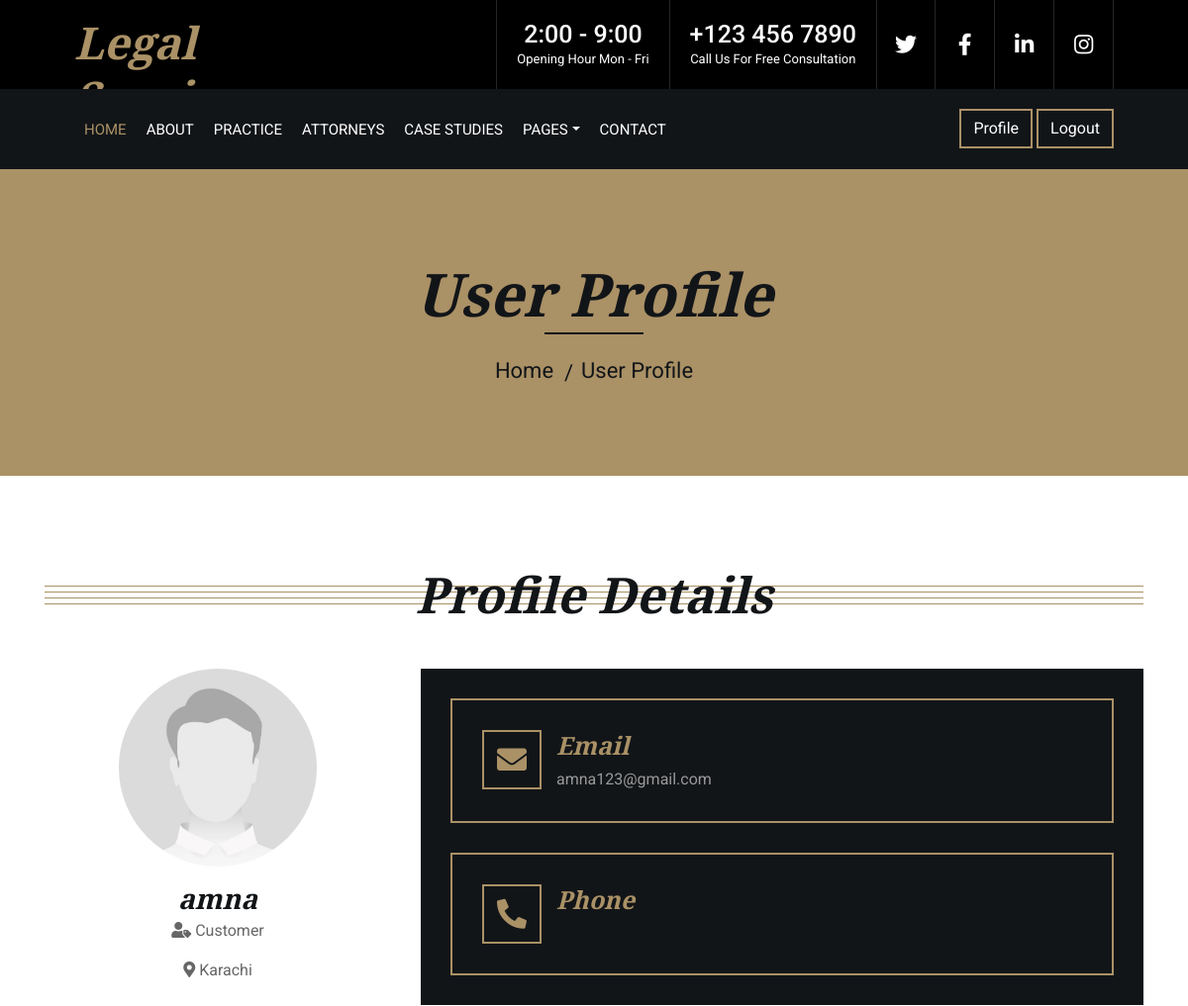
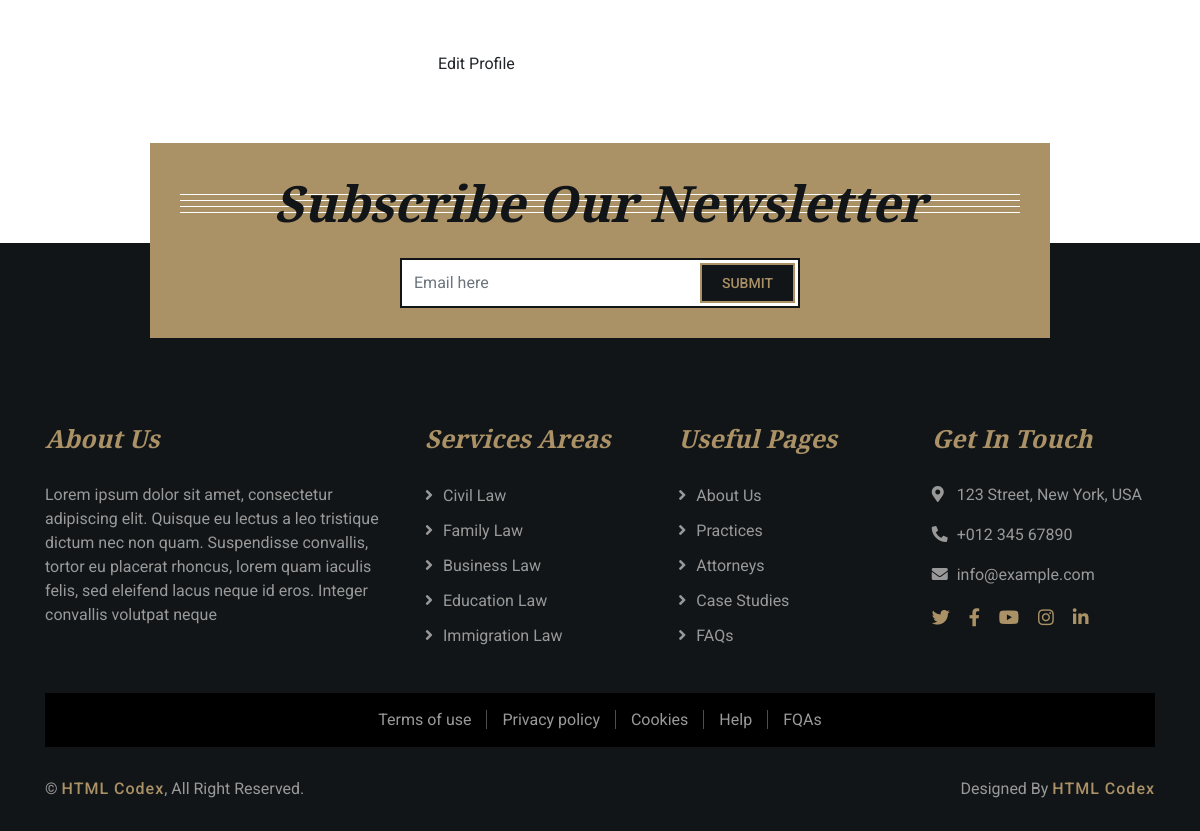
The page /userprofile.php (signed in) on the database its author committed (2 pictures, top to bottom).
### tables this page shows
CREATE TABLE `users` (
  `user_id` int(11) NOT NULL,
  `name` varchar(100) NOT NULL,
  `email` varchar(150) NOT NULL,
  `password` varchar(255) NOT NULL,
  `profile_photo` varchar(255) DEFAULT NULL,
  `user_type` enum('Customer','Lawyer','Admin') NOT NULL,
  `city_id` int(11) DEFAULT NULL,
  `created_at` timestamp NOT NULL DEFAULT current_timestamp(),
  `contact_info` varchar(255) DEFAULT NULL
);

CREATE TABLE `cities` (
  `city_id` int(11) NOT NULL,
  `city_name` varchar(100) NOT NULL
);

### userprofile.php (the view, shortened to what this page needs)
<?php
include('inc.header.php');
$user_id = $_SESSION['CustomerID'];
$stmt = $conn->prepare("
    SELECT u.name, u.email, u.profile_photo, u.user_type, c.city_name
    FROM users u
    LEFT JOIN cities c ON u.city_id = c.city_id
    WHERE u.user_id = ?
");
$stmt->bind_param('i', $user_id);
$stmt->execute();
$result = $stmt->get_result();
$user = $result->fetch_assoc();
$profile_photo = !empty($user['profile_photo']) ? 'uploads/'.$user['profile_photo'] : 'img/userprofile.jpg';
$user_name = htmlspecialchars($user['name']);
$user_email = htmlspecialchars($user['email']);
$user_type = htmlspecialchars($user['user_type']);
$user_city = htmlspecialchars($user['city_name'] ?? 'N/A');
?>
<body>
<div class="wrapper">
    <div class="page-header">
        <div class="container">
            <div class="row">
                <div class="col-12">
                    <h2>User Profile</h2>
                </div>
                <div class="col-12">
                    <a href="index.php">Home</a>
                    <a href="#">User Profile</a>
                </div>
            </div>
        </div>
    </div>
    <div class="contact">
        <div class="container">
            <div class="section-header">
                <h2>Profile Details</h2>
            </div>
            <div class="row">
                <div class="col-md-4 text-center">
                    <img src="<?php echo $profile_photo; ?>" alt="User Photo" class="img-fluid rounded-circle mb-3" style="max-width: 200px;">
                    <h3 class="mb-1"><?php echo $user_name; ?></h3>
                    <p><i class="fas fa-user-tag"></i> <?php echo $user_type; ?></p>
                    <p><i class="fas fa-map-marker-alt"></i> <?php echo $user_city; ?></p>
                </div>
                <div class="col-md-8">
                    <div class="contact-info">
                        <div class="contact-item">
                            <i class="fa fa-envelope"></i>
                            <div class="contact-text">
                                <h2>Email</h2>
                                <p><?php echo $user_email; ?></p>
                            </div>
                        </div>
                        <div class="contact-item">
                            <i class="fa fa-phone-alt"></i>
                            <div class="contact-text">
                                <h2>Phone</h2>
                            </div>
                        </div>
                    </div>
                    <a href="editprofile.php" class="btn mt-3">Edit Profile</a>
                </div>
            </div>
        </div>
    </div>
</div>
<?php include('inc.footer.php'); ?>

### css/style.css (style rules this page uses)
body { color: #666666; background: #ffffff; font-family: 'Roboto', sans-serif; font-weight: 400; }
h1, h2, h3, h4, h5, h6 { font-family: 'EB Garamond', serif; font-weight: 600; font-style: italic; color: #121518; }
a { color: #454545; transition: .3s; }
.wrapper { position: relative; width: 100%; max-width: 1366px; margin: 0 auto; background: #ffffff; }
.page-header { position: relative; margin-bottom: 45px; padding: 90px 0; text-align: center; background: #aa9166; }
.page-header h2 { position: relative; color: #121518; font-size: 60px; font-weight: 700; margin-bottom: 20px; padding-bottom: 5px; }
.page-header h2::after { position: absolute; content: ""; width: 100px; height: 2px; left: calc(50% - 50px); bottom: 0; background: #121518; }
.page-header a { position: relative; padding: 0 12px; font-size: 22px; color: #121518; }
.page-header a::after { position: absolute; content: "/"; width: 8px; height: 8px; top: -2px; right: -7px; text-align: center; color: #121518; }
.page-header a:last-child::after { display: none; }
.section-header { position: relative; width: 100%; text-align: center; margin-bottom: 45px; }
.section-header h2 { margin: 0; position: relative; font-size: 50px; font-weight: 700; white-space: nowrap; z-index: 1; }
.section-header h2::before { position: absolute; content: ""; width: 100%; height: 7px; left: 0; top: 21px; background: transparent; border-top: 1px solid #aa9166; border-bottom: 1px solid #aa9166; z-index: -1; }
.section-header h2::after { position: absolute; content: ""; width: 100%; height: 7px; left: 0; bottom: 20px; background: transparent; border-top: 1px solid #aa9166; border-bottom: 1px solid #aa9166; z-index: -1; }
.contact { position: relative; width: 100%; padding: 45px 0 15px 0; }
.contact .contact-info { position: relative; margin-bottom: 30px; width: 100%; padding: 30px; background: #121518; }
.contact .contact-item { position: relative; margin-bottom: 30px; padding: 30px; display: flex; align-items: flex-start; flex-direction: row; border: 2px solid #aa9166; }
.contact .contact-item i { display: inline-block; width: 60px; height: 60px; display: flex; align-items: center; justify-content: center; font-size: 30px; color: #aa9166; border: 2px solid #aa9166; }
.contact .contact-text { position: relative; width: auto; padding-left: 15px; }
.contact .contact-text h2 { color: #aa9166; font-size: 25px; font-weight: 600; }
.contact .contact-text p { margin: 0; color: #999999; font-size: 16px; }
.contact .contact-item:last-child { margin-bottom: 0; }

### rows shown on the page
users: name "amna", user_type "Customer", city.city_name "Karachi", email "amna123@gmail.com"
